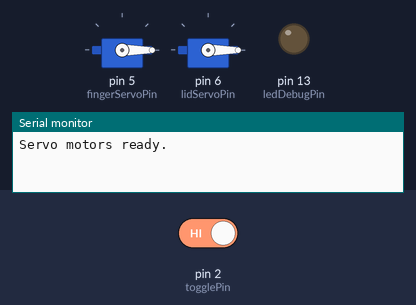
This sketch was run on a simulated Arduino Uno, built with avr-gcc and run on an emulated ATmega328P. Parts: 2 × servo, output pins drawn as LEDs (lit = HIGH), the last lines printed to the serial monitor. The inputs (shaded band) are chosen by the test bench; at power-on: pin 2 (togglePin) HIGH. Random numbers use the default seed unless the sketch sets one.

Above: at 1.2 s.
1.3 s: pin 2 (togglePin) driven LOW
At 1.48 s:
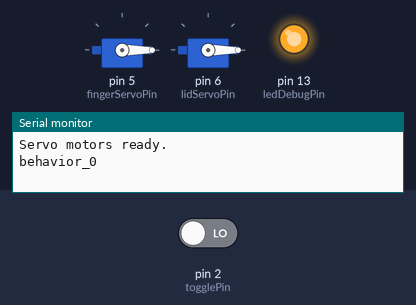
At 7.2 s:
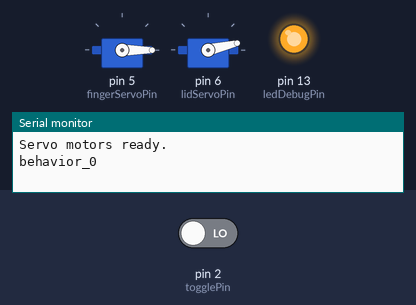
7.3 s: pin 2 (togglePin) driven HIGH
Timing chart, 0 to 10.3 s (numbered marks = the images above; inputs shaded):
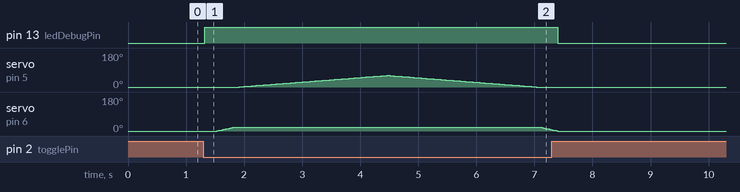

Measured:
- after the input at 1.3 s, pin 13 (ledDebugPin): LOW → HIGH at once; servo on pin 5 (fingerServoPin): rises from 0° to 61° in 2.5 s, then falls to 0° in 2.6 s; servo on pin 6 (lidServoPin): rises from 0° to 21° in 5.5 s, then falls to 7° in 0.21 s

The sketch:

UselessBoxPro.ino
```cpp
/* Sweep
Useless Box Pro
Modern Making Course Project by Justin
By Aslan, Anouk, and Liza
*/

///////////////////////////////////// IMPORTS /////////////////////////////////////

#include <Servo.h>
#include <Wire.h>
#include <VL53L0X.h>  // Install "VL53L0X" (by Pololu) library first

////////////////////////////////////// PINS ///////////////////////////////////////

const uint8_t ledDebugPin = 13; // Onboard LED (Arduino Uno), represents system awakening
const uint8_t togglePin = 2; // Toggle key pin
const uint8_t fingerServoPin = 5; // Servo motor controlling finger pin
const uint8_t lidServoPin = 6; // Servo motor controlling lid pin
const uint8_t XSHUT_PINS[3] = {9, 10, 11}; // Proximity sensor pins

//////////////////////////////// COMPONENTS SETUP /////////////////////////////////

// Finger servo setup
Servo fingerServo; // controls finger
const uint8_t fingerServoPosStationary = 0; // Finger servo pos when stationary
const uint8_t fingerServoPosToggle = 60; //  Finger servo pos when toggle
int fingerServoPos = fingerServoPosStationary; // Finger servo pos variable
const int fingerServoStepDelayFast = 10; // Finger servo step delay resulting in fast speed
const int fingerServoStepDelaySlow = 60; // Finger servo step delay resulting in slow speed

// Lid servo setup
Servo lidServo; // controls lid
const uint8_t lidServoPosClose = 0; // Lid servo pos when lid is closed
const uint8_t lidServoPosOpen = 20; // Lid servo pos when lid is open
int lidServoPos = lidServoPosClose; // Lid servo pos variable
const int lidServoStepDelayFast = 10; // Lid servo step delay resulting in fast speed
const int lidServoStepDelaySlow = 60; // Lid servo step delay resulting in slow speed

// Proximity sensors setup
const uint16_t HAND_NEAR = 100;  // Hand is "near" if distance < HAND_NEAR
const uint8_t I2C_ADDRESSES[3]  = {0x30, 0x31, 0x32}; // New unique I2C addresses
VL53L0X tof[3]; // Proximity sensors (3x VL53L0X)

////////////////////////////////////// TOOLS //////////////////////////////////////

// Behavior context
struct BehaviorContext {
  bool toggleStatus;   // true = ON (switch pressed), false = OFF
  float distance;    // proximity sensor distance in mm
};

typedef void (*BehaviorFn)(const BehaviorContext& ctx);

struct WeightedBehavior {
  BehaviorFn fn;
  uint8_t weight;
};

// Print behavior context in serial (DEBUG)
void printContext(const BehaviorContext& ctx) {
  Serial.print("toggle status: ");
  Serial.print(ctx.toggleStatus ? "ON" : "OFF");
  Serial.print(" | distance (mm): ");
  Serial.println(ctx.distance, 0);  // 0 decimal place
}

// Move fingerServo from current pos to target pos with a step delay
void fingerServoMove(int targetPos, int stepDelay) {
  fingerServo.attach(fingerServoPin);
  if (fingerServoPos < targetPos) {
    for (; fingerServoPos <= targetPos; fingerServoPos++) {
      fingerServo.write(fingerServoPos);
      delay(stepDelay);
    }
  } else {
    for (; fingerServoPos >= targetPos; fingerServoPos--) {
      fingerServo.write(fingerServoPos);
      delay(stepDelay);
    }
  }
  fingerServo.detach();
}

// Move lidServo from current pos to target pos with a step delay
void lidServoMove(int targetPos, int stepDelay) {
  lidServo.attach(lidServoPin);
  if (lidServoPos < targetPos) {
    for (; lidServoPos <= targetPos; lidServoPos++) {
      lidServo.write(lidServoPos);
      delay(stepDelay);
    }
  } else {
    for (; lidServoPos >= targetPos; lidServoPos--) {
      lidServo.write(lidServoPos);
      delay(stepDelay);
    }
  }
  lidServo.detach();
}

// Read proximity sensors (mm) (minimum distance across 3 sensors)
float readProximity()
/*
{
  // If none valid, returns a large number.
  uint16_t best_mm = 65535;
  bool anyValid = false;
  for (uint8_t i = 0; i < 3; i++) {
    uint16_t d = tof[i].readRangeContinuousMillimeters();
    // Pololu library sets timeoutOccurred() if it failed to get a reading
    if (tof[i].timeoutOccurred()) {
      continue;
    }
    // Filter obvious junk / out-of-range values
    if (d == 0 || d > 2000) {
      continue;
    }
    anyValid = true;
    if (d < best_mm) best_mm = d;
  }
  if (!anyValid) return 999.0; // If none valid, returns a large number: "no hand detected"
  return best_mm; // mm
}
*/
{
  return 999;
}

// Read toggle status
bool readToggleStatus() {
  return (digitalRead(togglePin) == LOW);
}

// Generate a random number between low and high
int randomBetween(int low, int high) {
  if (low > high) {
    int temp = low;
    low = high;
    high = temp;
  }
  return random(low, high + 1);
}

////////////////////////////////////// SETUP //////////////////////////////////////

bool initServoMotors () {
  pinMode(togglePin, INPUT_PULLUP); // enable internal pull-up
  pinMode(ledDebugPin, OUTPUT); // onboard led shows toggle status
  fingerServoMove(fingerServoPos, fingerServoStepDelayFast); // set the servo initial position
  lidServoMove(lidServoPos, lidServoStepDelayFast); // set the servo initial position
  Serial.println(F("Servo motors ready."));
}

bool initToFSensors() {
  Wire.begin(); // Start I2C
  Wire.setClock(400000); // Optional: faster I2C; safe on short wires
  // XSHUT pins as outputs
  for (uint8_t i = 0; i < 3; i++) {
    pinMode(XSHUT_PINS[i], OUTPUT);
  }
  // Shut down all sensors (so only one responds at 0x29)
  for (uint8_t i = 0; i < 3; i++) {
    digitalWrite(XSHUT_PINS[i], LOW);
  }
  delay(10);
  // Bring them up one by one and re-address
  for (uint8_t i = 0; i < 3; i++) {
    digitalWrite(XSHUT_PINS[i], HIGH);
    delay(10);
    tof[i].setTimeout(50); // Prevents hanging on bad sensor/wiring
    if (!tof[i].init()) {
      Serial.print(F("ToF init failed at index "));
      Serial.println(i);
      return false;
    }
    tof[i].setAddress(I2C_ADDRESSES[i]);
    // Continuous mode improves read speed + stability
    tof[i].startContinuous(0);
    delay(10);
  }
  Serial.println(F("3x VL53L0X ready."));
  return true;
}

// Setup
void setup() {
  Serial.begin(115200);
  randomSeed(analogRead(A0)); // Random seed
  initServoMotors();
  /*
  if (!initToFSensors()) {
    Serial.println(F("VL53L0X init failed. Check wiring/XSHUT/VIN/GND/SDA/SCL."));
    while (1) {
      digitalWrite(ledDebugPin, !digitalRead(ledDebugPin));
      delay(200);
    }
  }
  */
}

//////////////////////////////////// BEHAVIORS ////////////////////////////////////

void behavior_0(const BehaviorContext& ctx) {
  if (ctx.toggleStatus) {
    Serial.println(__func__); // DEBUG
    digitalWrite(ledDebugPin, HIGH); // DEBUG: System awakening sign

    int lidServoStepDelay = randomBetween(fingerServoStepDelaySlow, fingerServoStepDelayFast);
    int fingerServoStepDelay = randomBetween(lidServoStepDelaySlow, lidServoStepDelayFast);
    int randomDelay = randomBetween(10, 1000);
    delay(randomDelay);
    lidServoMove(lidServoPosOpen, lidServoStepDelay); // Open lid random speed
    fingerServoMove(fingerServoPosToggle, fingerServoStepDelay); // Finger go random speed
    delay(20);
    fingerServoMove(fingerServoPosStationary, fingerServoStepDelay); // Finger return random speed
    lidServoMove(lidServoPosClose, lidServoStepDelay); // Close lid random speed

    digitalWrite(ledDebugPin, LOW); // DEBUG: System sleeping sign
  }
}

void behavior_1(const BehaviorContext& ctx) {
  if (ctx.toggleStatus) {
    behavior_0(ctx);
    return;
  }
  if (ctx.distance <= HAND_NEAR) {
    Serial.println(__func__); // DEBUG
    digitalWrite(ledDebugPin, HIGH); // DEBUG: System awakening sign

    lidServoMove(lidServoPosOpen, fingerServoStepDelayFast); // Open lid fast
    while (true) {
      // Dynamic context
      bool toggleOn = readToggleStatus();
      uint16_t d = (uint16_t)readProximity();   // mm
      bool handNear = (d < HAND_NEAR);
      if (!handNear && !toggleOn) {
        lidServoMove(lidServoPosClose, lidServoStepDelayFast);
        digitalWrite(ledDebugPin, LOW); // DEBUG: System sleeping sign
        return;
      }
      if (toggleOn) {
        // Wait until hand goes away
        while (true) {
          d = (uint16_t)readProximity();
          if (d >= HAND_NEAR) break;
          delay(20);
        }
        // Now hand is away: toggle OFF with finger, return stationary, close lid
        fingerServoMove(fingerServoPosToggle, fingerServoStepDelayFast);
        delay(20);
        fingerServoMove(fingerServoPosStationary, fingerServoStepDelayFast);
        lidServoMove(lidServoPosClose, lidServoStepDelayFast);
        digitalWrite(ledDebugPin, LOW); // DEBUG: System sleeping sign
        return;
      }
      delay(20); // IMPORTANT: prevent CPU/I2C hammering
    }
  }
}

// behaviors occurance weights
WeightedBehavior behaviors[] = {
  { behavior_0, 1 }, // Normal behavior, random action speed and delay
  { behavior_1, 1 }, // Open lid in hand proximity
};

//////////////////////////////// COMPILE BEHAVIORS /////////////////////////////////

// compile behaviors
const uint8_t behaviorCount = sizeof(behaviors) / sizeof(behaviors[0]);

BehaviorFn pickBehavior() {
  uint16_t totalWeight = 0;
  for (uint8_t i = 0; i < behaviorCount; i++) totalWeight += behaviors[i].weight;

  uint16_t r = random(totalWeight);

  uint16_t cumulative = 0;
  for (uint8_t i = 0; i < behaviorCount; i++) {
    cumulative += behaviors[i].weight;
    if (r < cumulative) return behaviors[i].fn;
  }
  return behaviors[0].fn;
}

////////////////////////////////////// MAIN //////////////////////////////////////

void loop() {
  BehaviorContext ctx;
  ctx.toggleStatus = readToggleStatus(); // Check toggle on/off state
  ctx.distance = readProximity(); // Check proximity sensor min value
  //printContext(ctx);   // DEBUG OUTPUT
  BehaviorFn behavior = pickBehavior();
  behavior(ctx);
  delay(50);
}
```
